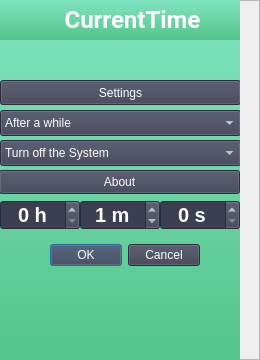
<?xml version="1.0" encoding="UTF-8"?>
<ui version="4.0">
 <class>MainWindow</class>
 <widget class="QMainWindow" name="MainWindow">
  <property name="enabled">
   <bool>true</bool>
  </property>
  <property name="geometry">
   <rect>
    <x>0</x>
    <y>0</y>
    <width>260</width>
    <height>360</height>
   </rect>
  </property>
  <property name="sizePolicy">
   <sizepolicy hsizetype="Fixed" vsizetype="Expanding">
    <horstretch>0</horstretch>
    <verstretch>0</verstretch>
   </sizepolicy>
  </property>
  <property name="minimumSize">
   <size>
    <width>250</width>
    <height>340</height>
   </size>
  </property>
  <property name="maximumSize">
   <size>
    <width>260</width>
    <height>360</height>
   </size>
  </property>
  <property name="mouseTracking">
   <bool>false</bool>
  </property>
  <property name="acceptDrops">
   <bool>false</bool>
  </property>
  <property name="windowTitle">
   <string>MyCountDownTimer</string>
  </property>
  <property name="windowIcon">
   <iconset resource="resource.qrc">
    <normaloff>:/resources/other/MyCountDownTimer.svg</normaloff>:/resources/other/MyCountDownTimer.svg</iconset>
  </property>
  <property name="styleSheet">
   <string notr="true"/>
  </property>
  <widget class="QWidget" name="centralWidget">
   <widget class="QFrame" name="frameGreen">
    <property name="enabled">
     <bool>true</bool>
    </property>
    <property name="geometry">
     <rect>
      <x>0</x>
      <y>0</y>
      <width>240</width>
      <height>361</height>
     </rect>
    </property>
    <property name="sizePolicy">
     <sizepolicy hsizetype="Expanding" vsizetype="Expanding">
      <horstretch>50</horstretch>
      <verstretch>50</verstretch>
     </sizepolicy>
    </property>
    <property name="statusTip">
     <string/>
    </property>
    <property name="styleSheet">
     <string notr="true">background-color: qlineargradient(spread:pad, x1:0, y1:0, x2:0, y2:1, stop:0 rgba(128, 227, 193, 255), stop:1 rgba(83, 197, 137, 255));</string>
    </property>
    <property name="frameShape">
     <enum>QFrame::NoFrame</enum>
    </property>
    <property name="frameShadow">
     <enum>QFrame::Raised</enum>
    </property>
    <widget class="QSpinBox" name="spinBoxHour">
     <property name="geometry">
      <rect>
       <x>0</x>
       <y>200</y>
       <width>80</width>
       <height>30</height>
      </rect>
     </property>
     <property name="font">
      <font>
       <pointsize>15</pointsize>
       <weight>75</weight>
       <bold>true</bold>
      </font>
     </property>
     <property name="toolTip">
      <string>clock</string>
     </property>
     <property name="layoutDirection">
      <enum>Qt::LeftToRight</enum>
     </property>
     <property name="styleSheet">
      <string notr="true">color: rgb(255, 255, 255);
background-color: rgb(60, 62, 82);</string>
     </property>
     <property name="alignment">
      <set>Qt::AlignCenter</set>
     </property>
     <property name="specialValueText">
      <string/>
     </property>
     <property name="suffix">
      <string> h</string>
     </property>
     <property name="prefix">
      <string/>
     </property>
     <property name="maximum">
      <number>23</number>
     </property>
     <property name="value">
      <number>0</number>
     </property>
    </widget>
    <widget class="QSpinBox" name="spinBoxMin">
     <property name="geometry">
      <rect>
       <x>80</x>
       <y>200</y>
       <width>80</width>
       <height>30</height>
      </rect>
     </property>
     <property name="font">
      <font>
       <pointsize>15</pointsize>
       <weight>75</weight>
       <bold>true</bold>
      </font>
     </property>
     <property name="toolTip">
      <string>minutes</string>
     </property>
     <property name="styleSheet">
      <string notr="true">color: rgb(255, 255, 255);
background-color: rgb(60, 62, 82);</string>
     </property>
     <property name="alignment">
      <set>Qt::AlignCenter</set>
     </property>
     <property name="suffix">
      <string> m</string>
     </property>
     <property name="maximum">
      <number>59</number>
     </property>
     <property name="value">
      <number>1</number>
     </property>
    </widget>
    <widget class="QSpinBox" name="spinBoxSec">
     <property name="geometry">
      <rect>
       <x>160</x>
       <y>200</y>
       <width>80</width>
       <height>30</height>
      </rect>
     </property>
     <property name="font">
      <font>
       <pointsize>15</pointsize>
       <weight>75</weight>
       <bold>true</bold>
      </font>
     </property>
     <property name="cursor">
      <cursorShape>IBeamCursor</cursorShape>
     </property>
     <property name="toolTip">
      <string>seconds</string>
     </property>
     <property name="autoFillBackground">
      <bool>false</bool>
     </property>
     <property name="styleSheet">
      <string notr="true">color: rgb(255, 255, 255);
background-color: rgb(60, 62, 82);</string>
     </property>
     <property name="alignment">
      <set>Qt::AlignCenter</set>
     </property>
     <property name="suffix">
      <string> s</string>
     </property>
     <property name="maximum">
      <number>60</number>
     </property>
    </widget>
    <widget class="QComboBox" name="comboBox">
     <property name="geometry">
      <rect>
       <x>0</x>
       <y>140</y>
       <width>241</width>
       <height>26</height>
      </rect>
     </property>
     <property name="cursor">
      <cursorShape>ArrowCursor</cursorShape>
     </property>
     <property name="styleSheet">
      <string notr="true">color: rgb(255, 255, 255);
background-color: rgb(60, 62, 82);</string>
     </property>
     <property name="currentIndex">
      <number>0</number>
     </property>
     <item>
      <property name="text">
       <string>Turn off the System</string>
      </property>
     </item>
     <item>
      <property name="text">
       <string>Reboot</string>
      </property>
     </item>
     <item>
      <property name="text">
       <string>Suspend</string>
      </property>
     </item>
     <item>
      <property name="text">
       <string>Console command</string>
      </property>
     </item>
    </widget>
    <widget class="QDialogButtonBox" name="buttonBox">
     <property name="geometry">
      <rect>
       <x>50</x>
       <y>240</y>
       <width>150</width>
       <height>30</height>
      </rect>
     </property>
     <property name="autoFillBackground">
      <bool>false</bool>
     </property>
     <property name="styleSheet">
      <string notr="true">color: rgb(255, 255, 255);
background-color: rgb(60, 62, 82);</string>
     </property>
     <property name="standardButtons">
      <set>QDialogButtonBox::Cancel|QDialogButtonBox::Ok</set>
     </property>
     <property name="centerButtons">
      <bool>false</bool>
     </property>
    </widget>
    <widget class="QPushButton" name="buttonODialog">
     <property name="geometry">
      <rect>
       <x>0</x>
       <y>80</y>
       <width>241</width>
       <height>25</height>
      </rect>
     </property>
     <property name="contextMenuPolicy">
      <enum>Qt::NoContextMenu</enum>
     </property>
     <property name="layoutDirection">
      <enum>Qt::LeftToRight</enum>
     </property>
     <property name="styleSheet">
      <string notr="true">color: rgb(255, 255, 255);
background-color: rgb(60, 62, 82);</string>
     </property>
     <property name="text">
      <string>Settings</string>
     </property>
     <property name="icon">
      <iconset resource="resource.qrc">
       <normaloff>:/resources/other/settingsOpen.png</normaloff>:/resources/other/settingsOpen.png</iconset>
     </property>
     <property name="iconSize">
      <size>
       <width>20</width>
       <height>20</height>
      </size>
     </property>
    </widget>
    <widget class="QLabel" name="labelCurrentTime">
     <property name="geometry">
      <rect>
       <x>0</x>
       <y>0</y>
       <width>265</width>
       <height>40</height>
      </rect>
     </property>
     <property name="font">
      <font>
       <family>Roboto</family>
       <pointsize>18</pointsize>
       <weight>75</weight>
       <bold>true</bold>
      </font>
     </property>
     <property name="layoutDirection">
      <enum>Qt::LeftToRight</enum>
     </property>
     <property name="autoFillBackground">
      <bool>false</bool>
     </property>
     <property name="styleSheet">
      <string notr="true">color: rgb(255, 255, 255);</string>
     </property>
     <property name="text">
      <string>&lt;html&gt;&lt;head/&gt;&lt;body&gt;&lt;p align=&quot;center&quot;&gt;CurrentTime&lt;/p&gt;&lt;/body&gt;&lt;/html&gt;</string>
     </property>
     <property name="alignment">
      <set>Qt::AlignCenter</set>
     </property>
    </widget>
    <widget class="QComboBox" name="comboBoxTime">
     <property name="geometry">
      <rect>
       <x>0</x>
       <y>110</y>
       <width>241</width>
       <height>26</height>
      </rect>
     </property>
     <property name="cursor">
      <cursorShape>ArrowCursor</cursorShape>
     </property>
     <property name="toolTip">
      <string>&lt;html&gt;&lt;head/&gt;&lt;body&gt;&lt;p align=&quot;center&quot;&gt;&lt;br/&gt;&lt;/p&gt;&lt;/body&gt;&lt;/html&gt;</string>
     </property>
     <property name="styleSheet">
      <string notr="true">color: rgb(255, 255, 255);
background-color: rgb(60, 62, 82);</string>
     </property>
     <property name="editable">
      <bool>false</bool>
     </property>
     <property name="currentIndex">
      <number>0</number>
     </property>
     <item>
      <property name="text">
       <string>After a while</string>
      </property>
     </item>
     <item>
      <property name="text">
       <string>At the set time</string>
      </property>
     </item>
    </widget>
    <widget class="QWidget" name="widgetClose" native="true">
     <property name="geometry">
      <rect>
       <x>200</x>
       <y>0</y>
       <width>40</width>
       <height>40</height>
      </rect>
     </property>
     <property name="focusPolicy">
      <enum>Qt::StrongFocus</enum>
     </property>
     <property name="autoFillBackground">
      <bool>false</bool>
     </property>
     <property name="styleSheet">
      <string notr="true">QWidget{
image: url(:/resources/other/close.png);
}
QWidget :hover{
image: url(:/resources/other/close.png);
padding: 3px;
}
</string>
     </property>
    </widget>
    <widget class="QPushButton" name="about">
     <property name="geometry">
      <rect>
       <x>-1</x>
       <y>170</y>
       <width>241</width>
       <height>24</height>
      </rect>
     </property>
     <property name="styleSheet">
      <string notr="true">color: rgb(255, 255, 255);
background-color: rgb(60, 62, 82);</string>
     </property>
     <property name="text">
      <string>About</string>
     </property>
    </widget>
    <zorder>buttonBox</zorder>
    <zorder>spinBoxHour</zorder>
    <zorder>spinBoxMin</zorder>
    <zorder>spinBoxSec</zorder>
    <zorder>comboBox</zorder>
    <zorder>buttonODialog</zorder>
    <zorder>labelCurrentTime</zorder>
    <zorder>comboBoxTime</zorder>
    <zorder>widgetClose</zorder>
    <zorder>about</zorder>
   </widget>
   <widget class="QPushButton" name="pushButton">
    <property name="geometry">
     <rect>
      <x>190</x>
      <y>150</y>
      <width>81</width>
      <height>61</height>
     </rect>
    </property>
    <property name="acceptDrops">
     <bool>false</bool>
    </property>
    <property name="toolTipDuration">
     <number>-1</number>
    </property>
    <property name="whatsThis">
     <string>start</string>
    </property>
    <property name="accessibleName">
     <string>&lt;html&gt;&lt;head/&gt;&lt;body&gt;&lt;p&gt;butn&lt;/p&gt;&lt;/body&gt;&lt;/html&gt;</string>
    </property>
    <property name="autoFillBackground">
     <bool>false</bool>
    </property>
    <property name="styleSheet">
     <string notr="true">:hover {
	image: url(:/resources/other/start.png);
    border-style: outset;
    border-width: 2px;
    border-radius: 10px;
    border-color: beige;
    font: bold 14px;
    min-width: 10em;
    padding: 5px;
    border: none;

}
QPushButton{
background-color: qlineargradient(spread:pad, x1:0, y1:0, x2:1, y2:0, stop:0 rgba(0, 0, 0, 0), stop:1 rgba(255, 255, 255, 0));
image: url(:/resources/other/start.png);
border: none;
}</string>
    </property>
    <property name="text">
     <string/>
    </property>
    <property name="iconSize">
     <size>
      <width>50</width>
      <height>50</height>
     </size>
    </property>
   </widget>
   <widget class="QWidget" name="setting" native="true">
    <property name="geometry">
     <rect>
      <x>0</x>
      <y>0</y>
      <width>40</width>
      <height>40</height>
     </rect>
    </property>
    <property name="sizeIncrement">
     <size>
      <width>0</width>
      <height>0</height>
     </size>
    </property>
    <property name="palette">
     <palette>
      <active/>
      <inactive/>
      <disabled/>
     </palette>
    </property>
    <property name="mouseTracking">
     <bool>true</bool>
    </property>
    <property name="tabletTracking">
     <bool>true</bool>
    </property>
    <property name="focusPolicy">
     <enum>Qt::WheelFocus</enum>
    </property>
    <property name="contextMenuPolicy">
     <enum>Qt::NoContextMenu</enum>
    </property>
    <property name="autoFillBackground">
     <bool>false</bool>
    </property>
    <property name="styleSheet">
     <string notr="true">QWidget{
image: url(:/resources/other/hamburger.png);
}
QWidget :hover{
image: url(:/resources/other/hamburger.png);
padding: 5px;
}</string>
    </property>
   </widget>
   <widget class="QFrame" name="frameHourGlass">
    <property name="geometry">
     <rect>
      <x>0</x>
      <y>0</y>
      <width>260</width>
      <height>360</height>
     </rect>
    </property>
    <property name="styleSheet">
     <string notr="true"/>
    </property>
    <property name="frameShape">
     <enum>QFrame::StyledPanel</enum>
    </property>
    <property name="frameShadow">
     <enum>QFrame::Raised</enum>
    </property>
    <widget class="QWidget" name="widgetHourGlass" native="true">
     <property name="geometry">
      <rect>
       <x>0</x>
       <y>10</y>
       <width>271</width>
       <height>341</height>
      </rect>
     </property>
     <property name="autoFillBackground">
      <bool>false</bool>
     </property>
     <property name="styleSheet">
      <string notr="true">image: url(:/resources/hourGlass/hourglass.png);</string>
     </property>
    </widget>
    <widget class="QWidget" name="widgetBottom" native="true">
     <property name="geometry">
      <rect>
       <x>30</x>
       <y>224</y>
       <width>211</width>
       <height>121</height>
      </rect>
     </property>
     <property name="autoFillBackground">
      <bool>false</bool>
     </property>
     <property name="styleSheet">
      <string notr="true">image: url(:/resources/hourGlass/bottom.png);</string>
     </property>
    </widget>
    <widget class="QWidget" name="widgetTop" native="true">
     <property name="geometry">
      <rect>
       <x>44</x>
       <y>15</y>
       <width>185</width>
       <height>151</height>
      </rect>
     </property>
     <property name="autoFillBackground">
      <bool>false</bool>
     </property>
     <property name="styleSheet">
      <string notr="true">image: url(:/resources/hourGlass/top.png);</string>
     </property>
    </widget>
    <widget class="QWidget" name="widgetMinDrop" native="true">
     <property name="geometry">
      <rect>
       <x>124</x>
       <y>100</y>
       <width>20</width>
       <height>60</height>
      </rect>
     </property>
     <property name="autoFillBackground">
      <bool>false</bool>
     </property>
     <property name="styleSheet">
      <string notr="true">image: url(:/resources/hourGlass/minDrop.png);</string>
     </property>
    </widget>
    <widget class="QWidget" name="widgetGray" native="true">
     <property name="geometry">
      <rect>
       <x>0</x>
       <y>0</y>
       <width>260</width>
       <height>360</height>
      </rect>
     </property>
     <property name="autoFillBackground">
      <bool>false</bool>
     </property>
     <property name="styleSheet">
      <string notr="true">background-image: url(:/resources/hourGlass/grey.png);</string>
     </property>
    </widget>
    <zorder>widgetGray</zorder>
    <zorder>widgetHourGlass</zorder>
    <zorder>widgetMinDrop</zorder>
    <zorder>widgetTop</zorder>
    <zorder>widgetBottom</zorder>
   </widget>
   <widget class="QLabel" name="label">
    <property name="enabled">
     <bool>true</bool>
    </property>
    <property name="geometry">
     <rect>
      <x>0</x>
      <y>155</y>
      <width>135</width>
      <height>41</height>
     </rect>
    </property>
    <property name="font">
     <font>
      <family>Roboto</family>
      <pointsize>20</pointsize>
      <weight>50</weight>
      <bold>false</bold>
     </font>
    </property>
    <property name="acceptDrops">
     <bool>false</bool>
    </property>
    <property name="toolTip">
     <string/>
    </property>
    <property name="layoutDirection">
     <enum>Qt::LeftToRight</enum>
    </property>
    <property name="autoFillBackground">
     <bool>false</bool>
    </property>
    <property name="styleSheet">
     <string notr="true">color: rgb(255, 255, 255);</string>
    </property>
    <property name="frameShape">
     <enum>QFrame::NoFrame</enum>
    </property>
    <property name="lineWidth">
     <number>1</number>
    </property>
    <property name="text">
     <string>&lt;html&gt;&lt;head/&gt;&lt;body&gt;&lt;p align=&quot;center&quot;&gt;TimeDown&lt;/p&gt;&lt;/body&gt;&lt;/html&gt;</string>
    </property>
    <property name="alignment">
     <set>Qt::AlignCenter</set>
    </property>
   </widget>
   <zorder>frameHourGlass</zorder>
   <zorder>pushButton</zorder>
   <zorder>setting</zorder>
   <zorder>label</zorder>
   <zorder>frameGreen</zorder>
  </widget>
 </widget>
 <layoutdefault spacing="6" margin="11"/>
 <resources>
  <include location="resource.qrc"/>
 </resources>
 <connections/>
</ui>
